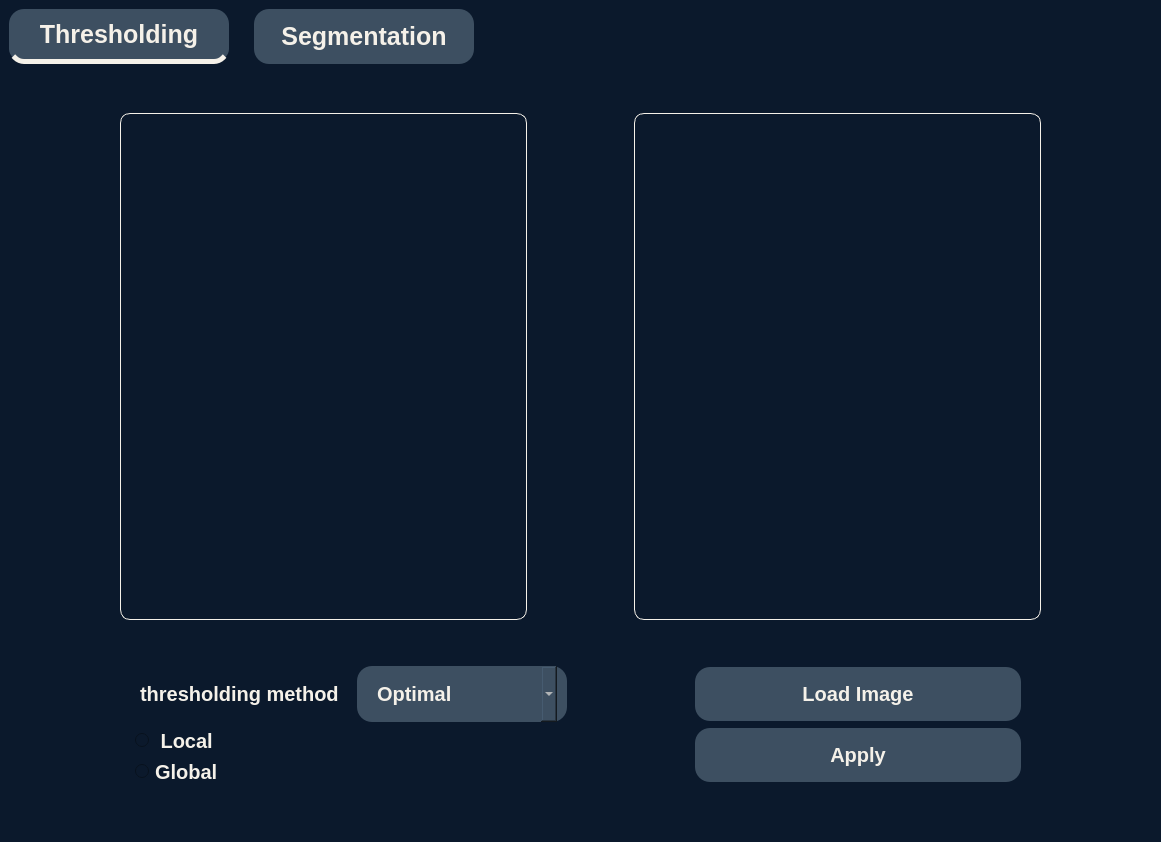
<?xml version="1.0" encoding="UTF-8"?>
<ui version="4.0">
 <class>MainWindow</class>
 <widget class="QMainWindow" name="MainWindow">
  <property name="geometry">
   <rect>
    <x>0</x>
    <y>0</y>
    <width>1161</width>
    <height>842</height>
   </rect>
  </property>
  <property name="windowTitle">
   <string>MainWindow</string>
  </property>
  <property name="styleSheet">
   <string notr="true">border:none;</string>
  </property>
  <widget class="QWidget" name="centralwidget">
   <property name="styleSheet">
    <string notr="true">background-color:#0b192c;
</string>
   </property>
   <layout class="QGridLayout" name="gridLayout">
    <item row="0" column="0">
     <widget class="QTabWidget" name="tabWidget">
      <property name="enabled">
       <bool>true</bool>
      </property>
      <property name="autoFillBackground">
       <bool>false</bool>
      </property>
      <property name="styleSheet">
       <string notr="true">
QTabBar::tab {
min-width: 220px;
min-height:50px;
color:#f5f1e9;
background-color:#3d4f61;
margin-right:25px;
font-weight:bold;
font-size:25px;
border-radius:15px;


}

QTabBar::tab:selected {
border:none;
border-bottom:5px solid #f5f1e9;

}

QTabBar::tab:hover {
    background-color: #6b8299; /* Lighter shade on hover */
}</string>
      </property>
      <property name="currentIndex">
       <number>0</number>
      </property>
      <property name="iconSize">
       <size>
        <width>30</width>
        <height>30</height>
       </size>
      </property>
      <property name="movable">
       <bool>false</bool>
      </property>
      <widget class="QWidget" name="threshold_tab">
       <property name="styleSheet">
        <string notr="true"/>
       </property>
       <attribute name="title">
        <string>Thresholding</string>
       </attribute>
       <layout class="QVBoxLayout" name="verticalLayout" stretch="0,5,0,3,0">
        <item>
         <spacer name="verticalSpacer">
          <property name="orientation">
           <enum>Qt::Vertical</enum>
          </property>
          <property name="sizeHint" stdset="0">
           <size>
            <width>20</width>
            <height>40</height>
           </size>
          </property>
         </spacer>
        </item>
        <item>
         <layout class="QHBoxLayout" name="DisplayArea" stretch="1,4,1,4,1">
          <item>
           <spacer name="horizontalSpacer">
            <property name="orientation">
             <enum>Qt::Horizontal</enum>
            </property>
            <property name="sizeHint" stdset="0">
             <size>
              <width>40</width>
              <height>20</height>
             </size>
            </property>
           </spacer>
          </item>
          <item>
           <widget class="QLabel" name="thresh_original_img">
            <property name="styleSheet">
             <string notr="true">border:1px solid #f5f1e9;
border-radius:10px;
padding:10px;</string>
            </property>
            <property name="text">
             <string/>
            </property>
            <property name="scaledContents">
             <bool>false</bool>
            </property>
           </widget>
          </item>
          <item>
           <spacer name="horizontalSpacer_2">
            <property name="orientation">
             <enum>Qt::Horizontal</enum>
            </property>
            <property name="sizeHint" stdset="0">
             <size>
              <width>40</width>
              <height>20</height>
             </size>
            </property>
           </spacer>
          </item>
          <item>
           <widget class="QLabel" name="thresh_output_img">
            <property name="styleSheet">
             <string notr="true">border:1px solid #f5f1e9;
border-radius:10px;
padding:10px;</string>
            </property>
            <property name="text">
             <string/>
            </property>
           </widget>
          </item>
          <item>
           <spacer name="horizontalSpacer_3">
            <property name="orientation">
             <enum>Qt::Horizontal</enum>
            </property>
            <property name="sizeHint" stdset="0">
             <size>
              <width>40</width>
              <height>20</height>
             </size>
            </property>
           </spacer>
          </item>
         </layout>
        </item>
        <item>
         <spacer name="verticalSpacer_3">
          <property name="orientation">
           <enum>Qt::Vertical</enum>
          </property>
          <property name="sizeHint" stdset="0">
           <size>
            <width>20</width>
            <height>40</height>
           </size>
          </property>
         </spacer>
        </item>
        <item>
         <layout class="QHBoxLayout" name="settings_layout" stretch="1,4,1,3,1">
          <item>
           <spacer name="horizontalSpacer_6">
            <property name="orientation">
             <enum>Qt::Horizontal</enum>
            </property>
            <property name="sizeHint" stdset="0">
             <size>
              <width>40</width>
              <height>20</height>
             </size>
            </property>
           </spacer>
          </item>
          <item>
           <layout class="QVBoxLayout" name="thresholding_settings" stretch="2,2">
            <item>
             <layout class="QHBoxLayout" name="horizontalLayout_12">
              <item>
               <widget class="QLabel" name="label">
                <property name="styleSheet">
                 <string notr="true">margin-left:5px;
color:#f5f1e9;
font-weight:bold;
font-size:20px;
</string>
                </property>
                <property name="text">
                 <string>thresholding method</string>
                </property>
               </widget>
              </item>
              <item>
               <widget class="QComboBox" name="thresholding_method">
                <property name="styleSheet">
                 <string notr="true">padding:15px 20px;
color:#f5f1e9;
background-color:#3d4f61;
margin-right:10px;
font-weight:bold;
font-size:20px;
border-radius:15px;</string>
                </property>
                <item>
                 <property name="text">
                  <string>Optimal</string>
                 </property>
                </item>
                <item>
                 <property name="text">
                  <string>Otsu</string>
                 </property>
                </item>
                <item>
                 <property name="text">
                  <string>Spectral</string>
                 </property>
                </item>
               </widget>
              </item>
             </layout>
            </item>
            <item>
             <layout class="QVBoxLayout" name="verticalLayout_9">
              <item>
               <widget class="QRadioButton" name="local_thresholding">
                <property name="styleSheet">
                 <string notr="true">margin-left:5px;
color:#f5f1e9;
font-weight:bold;
font-size:20px;
</string>
                </property>
                <property name="text">
                 <string> Local</string>
                </property>
               </widget>
              </item>
              <item>
               <widget class="QRadioButton" name="global_thresholding">
                <property name="styleSheet">
                 <string notr="true">margin-left:5px;
color:#f5f1e9;
font-weight:bold;
font-size:20px;
</string>
                </property>
                <property name="text">
                 <string>Global</string>
                </property>
               </widget>
              </item>
             </layout>
            </item>
           </layout>
          </item>
          <item>
           <spacer name="horizontalSpacer_4">
            <property name="orientation">
             <enum>Qt::Horizontal</enum>
            </property>
            <property name="sizeHint" stdset="0">
             <size>
              <width>40</width>
              <height>20</height>
             </size>
            </property>
           </spacer>
          </item>
          <item>
           <layout class="QVBoxLayout" name="buttons_layout">
            <item>
             <widget class="QPushButton" name="load_image_btn">
              <property name="styleSheet">
               <string notr="true">QPushButton{
padding:15px 20px;
color:#f5f1e9;
background-color:#3d4f61;
margin-right:10px;
font-weight:bold;
font-size:20px;
border-radius:15px;
}
QPushButton:hover{
background-color:#6b8299;
}</string>
              </property>
              <property name="text">
               <string>Load Image</string>
              </property>
             </widget>
            </item>
            <item>
             <widget class="QPushButton" name="apply_btn">
              <property name="styleSheet">
               <string notr="true">QPushButton{
padding:15px 20px;
color:#f5f1e9;
background-color:#3d4f61;
margin-right:10px;
font-weight:bold;
font-size:20px;
border-radius:15px;
}
QPushButton:hover{
background-color:#6b8299;
}</string>
              </property>
              <property name="text">
               <string>Apply</string>
              </property>
             </widget>
            </item>
           </layout>
          </item>
          <item>
           <spacer name="horizontalSpacer_5">
            <property name="orientation">
             <enum>Qt::Horizontal</enum>
            </property>
            <property name="sizeHint" stdset="0">
             <size>
              <width>40</width>
              <height>20</height>
             </size>
            </property>
           </spacer>
          </item>
         </layout>
        </item>
        <item>
         <spacer name="verticalSpacer_4">
          <property name="orientation">
           <enum>Qt::Vertical</enum>
          </property>
          <property name="sizeHint" stdset="0">
           <size>
            <width>20</width>
            <height>40</height>
           </size>
          </property>
         </spacer>
        </item>
       </layout>
      </widget>
      <widget class="QWidget" name="segmentation_tab">
       <attribute name="title">
        <string>Segmentation</string>
       </attribute>
       <layout class="QVBoxLayout" name="verticalLayout_10">
        <item>
         <layout class="QVBoxLayout" name="verticalLayout_8" stretch="0,5,0,5,0">
          <item>
           <spacer name="verticalSpacer_2">
            <property name="orientation">
             <enum>Qt::Vertical</enum>
            </property>
            <property name="sizeHint" stdset="0">
             <size>
              <width>20</width>
              <height>40</height>
             </size>
            </property>
           </spacer>
          </item>
          <item>
           <layout class="QHBoxLayout" name="display_layout" stretch="1,4,1,4,1">
            <item>
             <spacer name="horizontalSpacer_8">
              <property name="orientation">
               <enum>Qt::Horizontal</enum>
              </property>
              <property name="sizeHint" stdset="0">
               <size>
                <width>40</width>
                <height>20</height>
               </size>
              </property>
             </spacer>
            </item>
            <item>
             <widget class="QLabel" name="seg_original_img">
              <property name="styleSheet">
               <string notr="true">border:1px solid #f5f1e9;
border-radius:10px;
padding:10px;</string>
              </property>
              <property name="text">
               <string/>
              </property>
             </widget>
            </item>
            <item>
             <spacer name="horizontalSpacer_7">
              <property name="orientation">
               <enum>Qt::Horizontal</enum>
              </property>
              <property name="sizeHint" stdset="0">
               <size>
                <width>40</width>
                <height>20</height>
               </size>
              </property>
             </spacer>
            </item>
            <item>
             <widget class="QLabel" name="seg_output_img">
              <property name="styleSheet">
               <string notr="true">border:1px solid #f5f1e9;
border-radius:10px;
padding:10px;</string>
              </property>
              <property name="text">
               <string/>
              </property>
             </widget>
            </item>
            <item>
             <spacer name="horizontalSpacer_9">
              <property name="orientation">
               <enum>Qt::Horizontal</enum>
              </property>
              <property name="sizeHint" stdset="0">
               <size>
                <width>40</width>
                <height>20</height>
               </size>
              </property>
             </spacer>
            </item>
           </layout>
          </item>
          <item>
           <spacer name="verticalSpacer_5">
            <property name="orientation">
             <enum>Qt::Vertical</enum>
            </property>
            <property name="sizeHint" stdset="0">
             <size>
              <width>20</width>
              <height>40</height>
             </size>
            </property>
           </spacer>
          </item>
          <item>
           <layout class="QHBoxLayout" name="horizontalLayout_14" stretch="1,4,1,3,1">
            <item>
             <spacer name="horizontalSpacer_12">
              <property name="orientation">
               <enum>Qt::Horizontal</enum>
              </property>
              <property name="sizeHint" stdset="0">
               <size>
                <width>40</width>
                <height>20</height>
               </size>
              </property>
             </spacer>
            </item>
            <item>
             <layout class="QHBoxLayout" name="horizontalLayout_15">
              <item>
               <widget class="QLabel" name="label_2">
                <property name="styleSheet">
                 <string notr="true">margin-left:5px;
color:#f5f1e9;
font-weight:bold;
font-size:20px;
margin-right:10px;</string>
                </property>
                <property name="text">
                 <string>Method</string>
                </property>
               </widget>
              </item>
              <item>
               <widget class="QComboBox" name="seg_method_comboBox">
                <property name="styleSheet">
                 <string notr="true">padding:15px 20px;
color:#f5f1e9;
background-color:#3d4f61;
margin-right:10px;
font-weight:bold;
font-size:15px;
border-radius:15px;</string>
                </property>
                <item>
                 <property name="text">
                  <string>K-means</string>
                 </property>
                </item>
                <item>
                 <property name="text">
                  <string>Region growing</string>
                 </property>
                </item>
                <item>
                 <property name="text">
                  <string>agglomerative</string>
                 </property>
                </item>
                <item>
                 <property name="text">
                  <string>mean-shift</string>
                 </property>
                </item>
               </widget>
              </item>
             </layout>
            </item>
            <item>
             <spacer name="horizontalSpacer_10">
              <property name="orientation">
               <enum>Qt::Horizontal</enum>
              </property>
              <property name="sizeHint" stdset="0">
               <size>
                <width>40</width>
                <height>20</height>
               </size>
              </property>
             </spacer>
            </item>
            <item>
             <layout class="QVBoxLayout" name="verticalLayout_11">
              <item>
               <widget class="QPushButton" name="load_btn">
                <property name="styleSheet">
                 <string notr="true">QPushButton{
padding:15px 20px;
color:#f5f1e9;
background-color:#3d4f61;
margin-right:10px;
font-weight:bold;
font-size:20px;
border-radius:15px;
}
QPushButton:hover{
background-color:#6b8299;
}</string>
                </property>
                <property name="text">
                 <string>Load Image</string>
                </property>
               </widget>
              </item>
              <item>
               <widget class="QPushButton" name="apply_btn_2">
                <property name="styleSheet">
                 <string notr="true">QPushButton{
padding:15px 20px;
color:#f5f1e9;
background-color:#3d4f61;
margin-right:10px;
font-weight:bold;
font-size:20px;
border-radius:15px;
}
QPushButton:hover{
background-color:#6b8299;
}</string>
                </property>
                <property name="text">
                 <string>Apply</string>
                </property>
               </widget>
              </item>
             </layout>
            </item>
            <item>
             <spacer name="horizontalSpacer_11">
              <property name="orientation">
               <enum>Qt::Horizontal</enum>
              </property>
              <property name="sizeHint" stdset="0">
               <size>
                <width>40</width>
                <height>20</height>
               </size>
              </property>
             </spacer>
            </item>
           </layout>
          </item>
          <item>
           <spacer name="verticalSpacer_6">
            <property name="orientation">
             <enum>Qt::Vertical</enum>
            </property>
            <property name="sizeHint" stdset="0">
             <size>
              <width>20</width>
              <height>40</height>
             </size>
            </property>
           </spacer>
          </item>
         </layout>
        </item>
       </layout>
      </widget>
     </widget>
    </item>
   </layout>
  </widget>
 </widget>
 <resources/>
 <connections/>
</ui>
